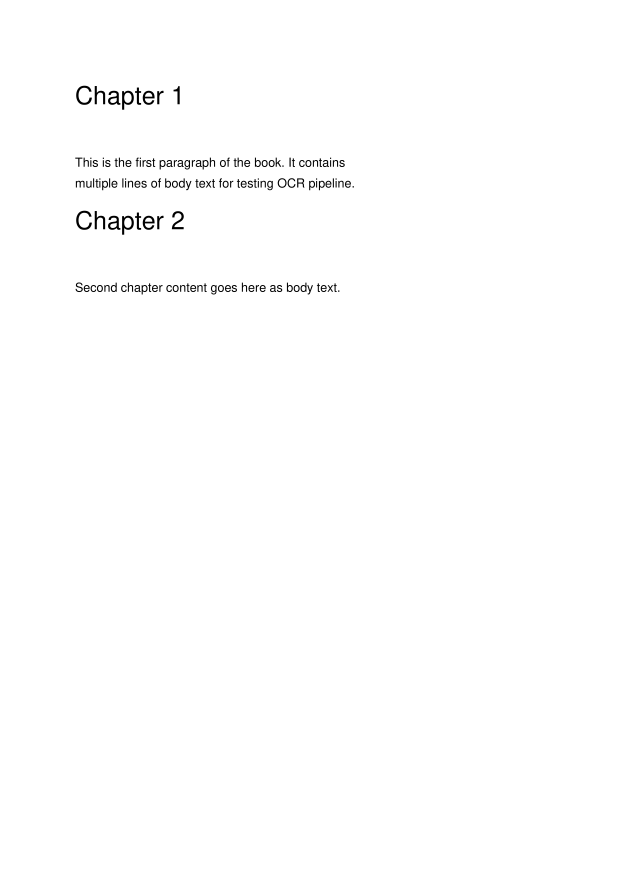
#> input picture tests/fixtures/sample_page1.png, 2480 x 3509 px (shown at 1/4 size)
$ python -i decorations.py   (imports and definitions only)
#> lines starting #> are read from the running program, lines starting #| are printed output that depends on the picture
"""Decorative image stripping (Phase 1, deterministic fallback).

Removes image references from ``book.md`` that carry zero information:
chapter-divider flourishes repeated across the book, horizontal separator
bars, and similar visual noise. Also protects functional images (QR codes,
barcodes) from being misidentified as decorations.

Three-step deterministic identification (strong signals, zero false positives):

  1. Perceptual-hash (pHash) clustering: images whose pHash Hamming distance
     is ≤ 5 and appear ≥ 3 times across the book are marked as decorations.
     This catches "the same flower icon beside every chapter title."
  2. Horizontal separator detection: extremely flat, near-monochrome bars
     (height < 10px, aspect ratio ≥ 5:1, >95% black-or-white pixels).
  3. Functional-image protection: QR codes / barcodes are detected via
     Pillow feature analysis (high contrast + three corner finder patterns)
     and surrounding OCR keyword ("扫码 / 二维码 / QR"). Functional images
     are removed from the decoration candidate set so they are never deleted.

Both conditions ("repeated ≥3 times" AND "not functional") must hold for a
pHash-clustered image to be stripped. Separator bars are deleted unconditionally
because their geometry is a strong enough signal on its own.

Idempotency: ``build_epub`` reads the original ``book.md`` on every call, so
``strip_decorations`` receives the same input each time and produces the same
output. No sentinel is written into the markdown — doing so would leak a
content block into the EPUB (Pandoc treats trailing HTML comments as a
separate split file). Phase 2 AI review deletes decorations by writing back
to ``book.md``; on the next ``build_epub`` the deleted image references are
already gone, so ``_collect_image_refs`` finds nothing to strip.

This module is the rule-based fallback for when AI review is disabled or did
not identify decorations. The AI multimodal path (markdown_review.py task 9)
handles ambiguous cases — chapter illustrations that look decorative but
carry content (e.g. 12 zodiac chapter illustrations). When AI review deletes
an image, the markdown line is gone, so this module's pHash collection simply
does not see it — the two paths never conflict.
"""

from __future__ import annotations

import re
from collections import Counter
from dataclasses import dataclass
from pathlib import Path

# ---------------------------------------------------------------------------
# Constants
# ---------------------------------------------------------------------------

# pHash Hamming-distance threshold: two images whose hashes differ in ≤ this
# many bits are treated as "the same picture." 5 is the conventional value
# (out of 64 bits) — tolerates JPEG re-encoding noise and bbox crop drift
# while rejecting genuinely different images.
_PHASH_HAMMING_THRESHOLD = 5

# Minimum occurrence count for a pHash cluster to be classified as a
# decoration. 3 = "appears in ≥3 places across the book." A single decorative
# image duplicated 1-2 times is left alone (could be a real figure reused).
_REPEAT_THRESHOLD = 3

# pHash size: produces a 64-bit hash (8×8 low-frequency DCT block).
_PHASH_SIZE = 8
_PHASH_INPUT_SIZE = 32  # Resize source to 32×32 before DCT.

# Separator-bar geometric thresholds.
_SEPARATOR_MAX_HEIGHT = 10   # px; taller than this is a real image, not a bar
_SEPARATOR_MIN_WIDTH = 50     # px; narrower is a dot or icon, not a divider
_SEPARATOR_MIN_ASPECT = 5.0   # width / height; <5 is too square to be a bar
_SEPARATOR_BW_RATIO = 0.95    # fraction of pixels that are near-black or near-white

# QR-code / functional image thresholds.
_QR_MIN_SIZE = 50              # px; smaller than this is unlikely to be a QR code
_QR_BLACK_RATIO_MIN = 0.30    # QR codes are roughly balanced black/white
_QR_BLACK_RATIO_MAX = 0.70
_QR_FINDER_MIN_HITS = 2       # ≥2 of 3 corners must look like a finder pattern
_QR_FINDER_BLACK_RATIO = 0.40  # corner region must be >40% black to count as finder

# OCR keywords around functional images (scanned within ±2 lines of the image).
_FUNCTIONAL_KEYWORDS = ("扫码", "扫描", "二维码", "条形码", "ISBN", "QR", "barcode", "Barcode")

# Markdown image reference: a line that is *only* an image (no surrounding text).
# Captures group(1)=alt text (may be empty), group(2)=images/relative path.
_IMAGE_LINE_RE = re.compile(r"^\s*!\[([^\]]*)\]\((images/[^)]+)\)\s*$")

# Window around image refs to scan for functional OCR keywords.
_KEYWORD_SCAN_WINDOW = 2  # ±2 lines


# ---------------------------------------------------------------------------
# Data structures
# ---------------------------------------------------------------------------


@dataclass
class ImageRef:
    """One ``![](images/pN_eM.png)`` reference in book.md.

    ``line_idx`` is 0-based (matches Python list index into splitlines).
    ``rel_path`` is the path as it appears in markdown (``images/pN_eM.png``).
    ``alt_text`` is the caption (may be empty string).
    """

    line_idx: int
    rel_path: str
    alt_text: str


# ---------------------------------------------------------------------------
# Public API
# ---------------------------------------------------------------------------


# [289 lines left out: functions strip_decorations, _collect_image_refs, _phash, _hamming, _identify_repeated_decorations, _identify_separator_lines and 3 more, not called in this run]


def _is_qr_code(path: Path) -> bool:
    """Pillow feature method: detect QR-code-like visual signatures.

    A QR code has:
      - Roughly balanced black/white ratio (30-70% black).
      - Three "finder patterns" at three corners (top-left, top-right,
        bottom-left) — each a black square ring with a black center.

    The finder-pattern check is approximate: it verifies that ≥2 of 3
    corners have a high black-pixel ratio (the outer ring of the finder
    pattern). This is conservative — it catches most QR codes while
    rejecting regular illustrations.
    """
#> called with path = '../../../tests/fixtures/sample_page1.png'
    try:
        from PIL import Image
    except ImportError:
        return False
    try:
        img = Image.open(path).convert("L")
    except (OSError, ValueError):
        return False

    w, h = img.size
#> w = 2480; h = 3509
    if w < _QR_MIN_SIZE or h < _QR_MIN_SIZE:
        return False

    # Balanced black/white ratio.
    small = img.resize((100, 100), Image.Resampling.LANCZOS)
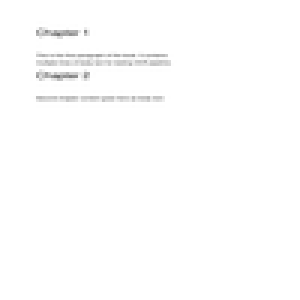
#> small: PIL image 100x100 L (shown 3 times larger); min 119, max 255, mean 253.3
    pixels = list(small.tobytes())
#> pixels = 10000 values, max 255 at index 0, min 119 at index 2519, mean 253.3
    if not pixels:
        return False
    black_ratio = sum(1 for p in pixels if p < 128) / len(pixels)
#> black_ratio = 0.0002
    if not (_QR_BLACK_RATIO_MIN <= black_ratio <= _QR_BLACK_RATIO_MAX):
        return False

    # Finder-pattern check on three corners.
    finder_hits = 0
    corners = [
        (0, 0, max(1, w // 4), max(1, h // 4)),               # top-left
        (3 * w // 4, 0, w, max(1, h // 4)),                    # top-right
        (0, 3 * h // 4, max(1, w // 4), h),                    # bottom-left
    ]
    for x1, y1, x2, y2 in corners:
        if x2 <= x1 or y2 <= y1:
            continue
        region = img.crop((x1, y1, x2, y2)).resize((7, 7), Image.Resampling.LANCZOS)
        rp = list(region.tobytes())
        if not rp:
            continue
        black = sum(1 for p in rp if p < 128)
        if black / len(rp) > _QR_FINDER_BLACK_RATIO:
            finder_hits += 1

    return finder_hits >= _QR_FINDER_MIN_HITS


# [38 lines left out: functions _has_functional_keyword_nearby, _remove_image_lines, not called in this run]


__all__ = ["strip_decorations", "ImageRef"]

>>> result = _is_qr_code('../../../tests/fixtures/sample_page1.png')
